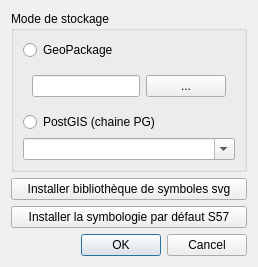
<?xml version="1.0" encoding="UTF-8"?>
<ui version="4.0">
 <class>OptionsDialog</class>
 <widget class="QDialog" name="OptionsDialog">
  <property name="windowTitle">
   <string>Options S57</string>
  </property>
  <layout class="QVBoxLayout" name="verticalLayout">

   <!-- Groupbox stockage -->
   <item>
    <widget class="QGroupBox" name="groupStorage">
     <property name="title">
      <string>Mode de stockage</string>
     </property>
     <layout class="QVBoxLayout" name="verticalLayoutStorage">

      <item>
       <widget class="QRadioButton" name="radioGpkg">
        <property name="text">
         <string>GeoPackage</string>
        </property>
       </widget>
      </item>

      <item>
       <widget class="QWidget" name="gpkgRow">
        <layout class="QHBoxLayout" name="horizontalLayoutGpkg">
         <item>
          <widget class="QLineEdit" name="lineGpkgPath"/>
         </item>
         <item>
          <widget class="QPushButton" name="btnBrowseGpkg">
           <property name="text">
            <string>...</string>
           </property>
          </widget>
         </item>
        </layout>
       </widget>
      </item>

      <item>
       <widget class="QRadioButton" name="radioPostgis">
        <property name="text">
         <string>PostGIS (chaine PG)</string>
        </property>
       </widget>
      </item>

      <item>
       <widget class="QComboBox" name="comboPgConn">
        <property name="editable">
         <bool>true</bool>
        </property>
       </widget>
      </item>

     </layout>
    </widget>
   </item>
      <item>
       <widget class="QPushButton" name="btnInstallSymbols">
        <property name="text"><string>Installer bibliothèque de symboles svg</string></property>
       </widget>
      </item>
      <item>
       <widget class="QPushButton" name="btnInstallStyles">
        <property name="text"><string>Installer la symbologie par défaut S57</string></property>
       </widget>
      </item>
	  
	  
   <item>
   
    <widget class="QDialogButtonBox" name="buttonBox">
     <property name="orientation">
      <enum>Qt::Horizontal</enum>
     </property>
     <property name="standardButtons">
      <set>QDialogButtonBox::Ok|QDialogButtonBox::Cancel</set>
     </property>
    </widget>
   </item>
  </layout>
 </widget>


btnInstallStyles
 <resources/>
 <connections/>
</ui>
